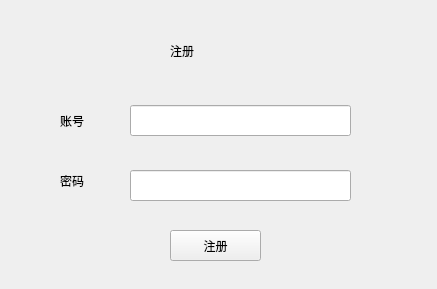
<?xml version="1.0" encoding="UTF-8"?>
<ui version="4.0">
 <class>chat_Reg</class>
 <widget class="QWidget" name="chat_Reg">
  <property name="geometry">
   <rect>
    <x>0</x>
    <y>0</y>
    <width>437</width>
    <height>289</height>
   </rect>
  </property>
  <property name="windowTitle">
   <string>Form</string>
  </property>
  <widget class="QLabel" name="label">
   <property name="geometry">
    <rect>
     <x>170</x>
     <y>30</y>
     <width>81</width>
     <height>41</height>
    </rect>
   </property>
   <property name="styleSheet">
    <string notr="true">font: 28pt &quot;黑体&quot;;</string>
   </property>
   <property name="text">
    <string>注册</string>
   </property>
  </widget>
  <widget class="QLabel" name="label_2">
   <property name="geometry">
    <rect>
     <x>60</x>
     <y>100</y>
     <width>61</width>
     <height>41</height>
    </rect>
   </property>
   <property name="styleSheet">
    <string notr="true">font: 18pt &quot;黑体&quot;;</string>
   </property>
   <property name="text">
    <string>账号</string>
   </property>
  </widget>
  <widget class="QLabel" name="label_3">
   <property name="geometry">
    <rect>
     <x>60</x>
     <y>160</y>
     <width>61</width>
     <height>41</height>
    </rect>
   </property>
   <property name="styleSheet">
    <string notr="true">font: 18pt &quot;黑体&quot;;</string>
   </property>
   <property name="text">
    <string>密码</string>
   </property>
  </widget>
  <widget class="QLineEdit" name="reg_line_f">
   <property name="geometry">
    <rect>
     <x>130</x>
     <y>105</y>
     <width>221</width>
     <height>31</height>
    </rect>
   </property>
  </widget>
  <widget class="QLineEdit" name="reg_line_s">
   <property name="geometry">
    <rect>
     <x>130</x>
     <y>170</y>
     <width>221</width>
     <height>31</height>
    </rect>
   </property>
  </widget>
  <widget class="QPushButton" name="pushButton">
   <property name="geometry">
    <rect>
     <x>170</x>
     <y>230</y>
     <width>91</width>
     <height>31</height>
    </rect>
   </property>
   <property name="text">
    <string>注册</string>
   </property>
  </widget>
 </widget>
 <resources/>
 <connections/>
</ui>
